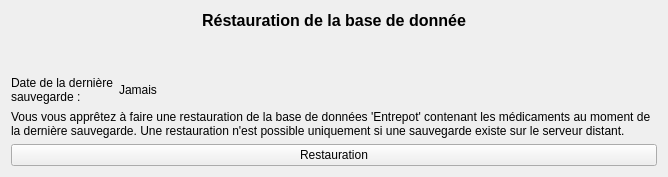
      <widget class="QWidget" name="pageBDDRestauration">
       <layout class="QVBoxLayout" name="verticalLayout_4">
        <item>
         <widget class="QLabel" name="TitreBDDRestauration">
          <property name="font">
           <font>
            <pointsize>12</pointsize>
            <bold>true</bold>
           </font>
          </property>
          <property name="text">
           <string>Réstauration de la base de donnée</string>
          </property>
          <property name="alignment">
           <set>Qt::AlignmentFlag::AlignCenter</set>
          </property>
          <property name="textInteractionFlags">
           <set>Qt::TextInteractionFlag::NoTextInteraction</set>
          </property>
         </widget>
        </item>
        <item>
         <spacer name="verticalSpacer_3">
          <property name="orientation">
           <enum>Qt::Orientation::Vertical</enum>
          </property>
          <property name="sizeHint" stdset="0">
           <size>
            <width>20</width>
            <height>40</height>
           </size>
          </property>
         </spacer>
        </item>
        <item>
         <layout class="QHBoxLayout" name="horizontalLayout_6">
          <item>
           <widget class="QLabel" name="BDDRestaurationDerniereDate">
            <property name="text">
             <string>Date de la dernière sauvegarde :</string>
            </property>
            <property name="wordWrap">
             <bool>true</bool>
            </property>
            <property name="textInteractionFlags">
             <set>Qt::TextInteractionFlag::NoTextInteraction</set>
            </property>
           </widget>
          </item>
          <item>
           <widget class="QLabel" name="BDDRestaurationDate">
            <property name="text">
             <string>Jamais</string>
            </property>
            <property name="textInteractionFlags">
             <set>Qt::TextInteractionFlag::NoTextInteraction</set>
            </property>
           </widget>
          </item>
          <item>
           <spacer name="verticalSpacer_6">
            <property name="orientation">
             <enum>Qt::Orientation::Horizontal</enum>
            </property>
            <property name="sizeType">
             <enum>QSizePolicy::Policy::Fixed</enum>
            </property>
            <property name="sizeHint" stdset="0">
             <size>
              <width>500</width>
              <height>20</height>
             </size>
            </property>
           </spacer>
          </item>
         </layout>
        </item>
        <item>
         <widget class="QLabel" name="InfoBDDRestauration">
          <property name="text">
           <string>Vous vous apprêtez à faire une restauration de la base de données 'Entrepot' contenant les médicaments au moment de la dernière sauvegarde. Une restauration n'est possible uniquement si une sauvegarde existe sur le serveur distant.</string>
          </property>
          <property name="wordWrap">
           <bool>true</bool>
          </property>
          <property name="textInteractionFlags">
           <set>Qt::TextInteractionFlag::NoTextInteraction</set>
          </property>
         </widget>
        </item>
        <item>
         <widget class="QPushButton" name="BoutonBDDRestauration">
          <property name="text">
           <string>Restauration</string>
          </property>
         </widget>
        </item>
       </layout>
      </widget>
